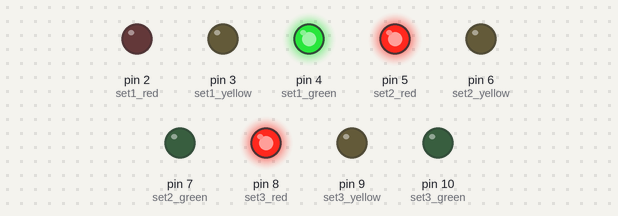
The sketch below on a simulated Arduino Uno, built with avr-gcc and run on an emulated ATmega328P. Parts: output pins drawn as LEDs (lit = HIGH). Random numbers use the default seed unless the sketch sets one.

Above: at 0.1 s.
At 8.6 s:
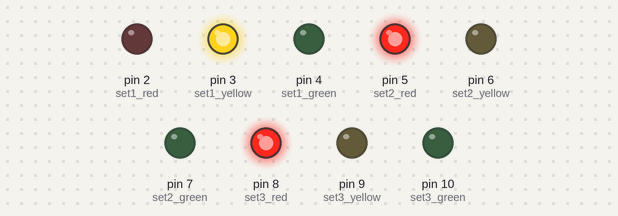
At 13.6 s:
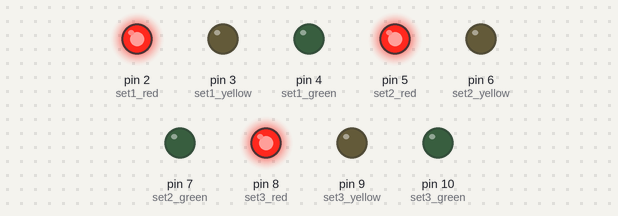
At 21.1 s:
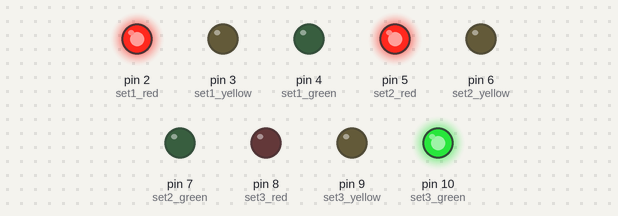
At 25.1 s:
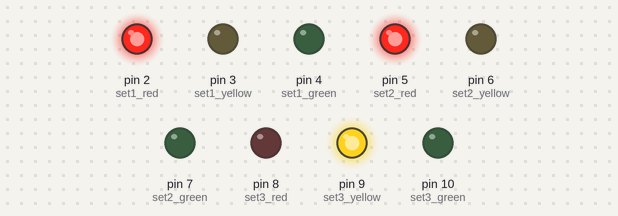
At 37.6 s:
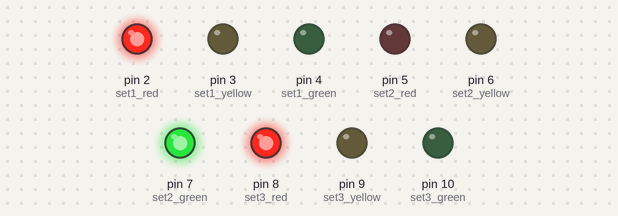
Timing chart, 0 to 39.1 s (numbered marks = the images above):
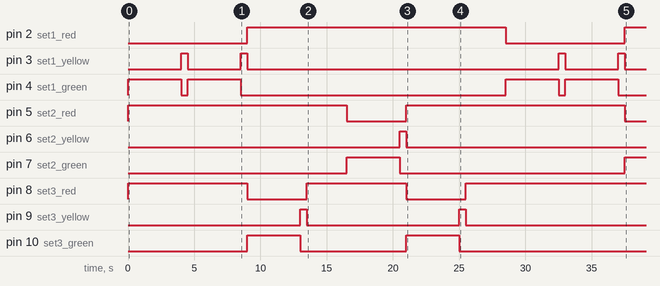

The sketch:

Code.ino
```cpp
// Define pins for traffic light sets
int set1_red = 2;
int set1_yellow = 3;
int set1_green = 4;
int set2_red = 5;
int set2_yellow = 6;
int set2_green = 7;
int set3_red = 8;
int set3_yellow = 9;
int set3_green = 10;

// Define delay times for traffic light changes
int green_time = 4000;
int yellow_time = 500;
int red_time = 3000;

void setup() {
  // Initialize traffic light set pins as output
  pinMode(set1_red, OUTPUT);
  pinMode(set1_yellow, OUTPUT);
  pinMode(set1_green, OUTPUT);
  pinMode(set2_red, OUTPUT);
  pinMode(set2_yellow, OUTPUT);
  pinMode(set2_green, OUTPUT);
  pinMode(set3_red, OUTPUT);
  pinMode(set3_yellow, OUTPUT);
  pinMode(set3_green, OUTPUT);

  // Set initial traffic light states
  digitalWrite(set1_red, HIGH);
  digitalWrite(set2_red, HIGH);
  digitalWrite(set3_red, HIGH);

  // Seed the random number generator
  randomSeed(analogRead(0));
}

void loop() {
  // Generate random traffic density values
  float density1 = random(0, 100) / 100.0;
  float density2 = random(0, 100) / 100.0;
  float density3 = random(0, 100) / 100.0;

  // Determine which set of traffic lights should be green based on density
  if (density1 > density2 && density1 > density3) {
    // Set traffic light set 1 to green
    digitalWrite(set1_red, LOW);
    digitalWrite(set1_yellow, LOW);
    digitalWrite(set1_green, HIGH);

    // Set other traffic light sets to red
    digitalWrite(set2_red, HIGH);
    digitalWrite(set2_yellow, LOW);
    digitalWrite(set2_green, LOW);
    digitalWrite(set3_red, HIGH);
    digitalWrite(set3_yellow, LOW);
    digitalWrite(set3_green, LOW);

    // Delay for green time
    delay(green_time);

    // Set traffic light set 1 to yellow
    digitalWrite(set1_red, LOW);
    digitalWrite(set1_yellow, HIGH);
    digitalWrite(set1_green, LOW);

    // Delay for yellow time
    delay(yellow_time);
  } else if (density2 > density1 && density2 > density3) {
    // Set traffic light set 2 to green
    digitalWrite(set2_red, LOW);
    digitalWrite(set2_yellow, LOW);
    digitalWrite(set2_green, HIGH);

    // Set other traffic light sets to red
    digitalWrite(set1_red, HIGH);
    digitalWrite(set1_yellow, LOW);
    digitalWrite(set1_green, LOW);
    digitalWrite(set3_red, HIGH);
    digitalWrite(set3_yellow, LOW);
    digitalWrite(set3_green, LOW);

    // Delay for green time
    delay(green_time);

    // Set traffic light set 2 to yellow
    digitalWrite(set2_red, LOW);
    digitalWrite(set2_yellow, HIGH);
    digitalWrite(set2_green, LOW);

    // Delay for yellow time
    delay(yellow_time);
  } else {
    // Set traffic light set 3 to green
    digitalWrite(set3_red, LOW);
    digitalWrite(set3_yellow, LOW);
    digitalWrite(set3_green, HIGH);

    // Set other traffic light sets to red
    digitalWrite(set1_red, HIGH);
    digitalWrite(set1_yellow, LOW);
    digitalWrite(set1_green, LOW);
    digitalWrite(set2_red, HIGH);
    digitalWrite(set2_yellow, LOW);
    digitalWrite(set2_green, LOW);
    // Delay for green time
    delay(green_time);

    // Set traffic light set 3 to yellow
    digitalWrite(set3_red, LOW);
    digitalWrite(set3_yellow, HIGH);
    digitalWrite(set3_green, LOW);

    // Delay for yellow time
    delay(yellow_time);
    // Set all traffic light sets to red
    digitalWrite(set1_red, HIGH);
    digitalWrite(set1_yellow, LOW);
    digitalWrite(set1_green, LOW);
    digitalWrite(set2_red, HIGH);
    digitalWrite(set2_yellow, LOW);
    digitalWrite(set2_green, LOW);
    digitalWrite(set3_red, HIGH);
    digitalWrite(set3_yellow, LOW);
    digitalWrite(set3_green, LOW);

    // Delay for red time
    delay(red_time);
  }
  }
```

Measured:
- by itself, pin 2 (set1_red): LOW → HIGH at 9.0 s, → LOW 19.5 s later, → HIGH 9.0 s later
- by itself, pin 3 (set1_yellow): LOW → HIGH at 4.0 s, → LOW 0.50 s later, → HIGH 4.0 s later, → LOW 0.50 s later, … (8 changes in this stretch)
- by itself, pin 4 (set1_green): LOW → HIGH at 0.00 s, → LOW 4.0 s later, → HIGH 0.50 s later, → LOW 4.0 s later, … (8 changes in this stretch)
- by itself, pin 5 (set2_red): HIGH → LOW at 16.5 s, → HIGH 4.5 s later, → LOW 16.5 s later
- by itself, pin 6 (set2_yellow): LOW → HIGH at 20.5 s, → LOW 0.50 s later
- by itself, pin 7 (set2_green): LOW → HIGH at 16.5 s, → LOW 4.0 s later, → HIGH 17.0 s later
- by itself, pin 8 (set3_red): alternates HIGH for 7.5 s and LOW for 4.5 s, 4 changes in all, then stays HIGH
- by itself, pin 9 (set3_yellow): alternates HIGH for 0.50 s and LOW for 11.5 s
